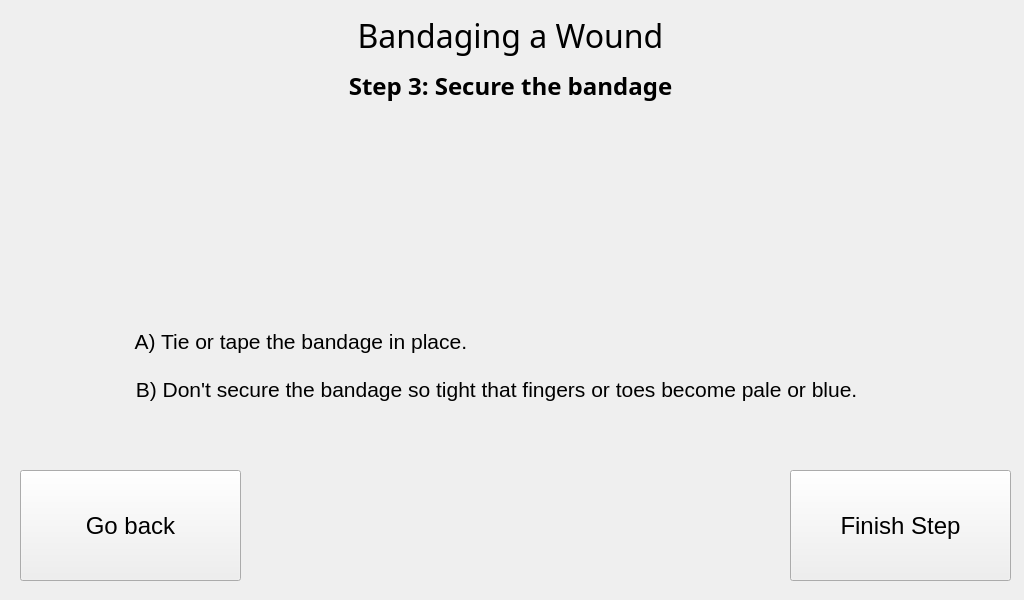
<?xml version="1.0" encoding="UTF-8"?>
<ui version="4.0">
 <class>MainWindow</class>
 <widget class="QMainWindow" name="MainWindow">
  <property name="geometry">
   <rect>
    <x>0</x>
    <y>0</y>
    <width>1024</width>
    <height>600</height>
   </rect>
  </property>
  <property name="minimumSize">
   <size>
    <width>1024</width>
    <height>600</height>
   </size>
  </property>
  <property name="maximumSize">
   <size>
    <width>1024</width>
    <height>600</height>
   </size>
  </property>
  <property name="windowTitle">
   <string>Step 3 Procedure</string>
  </property>
  <widget class="QWidget" name="centralwidget">
   <widget class="QLabel" name="TITLE">
    <property name="geometry">
     <rect>
      <x>0</x>
      <y>0</y>
      <width>1021</width>
      <height>71</height>
     </rect>
    </property>
    <property name="font">
     <font>
      <family>Unispace</family>
      <pointsize>24</pointsize>
     </font>
    </property>
    <property name="text">
     <string>Bandaging a Wound</string>
    </property>
    <property name="alignment">
     <set>Qt::AlignCenter</set>
    </property>
   </widget>
   <widget class="QLabel" name="TITLE_2">
    <property name="geometry">
     <rect>
      <x>310</x>
      <y>70</y>
      <width>401</width>
      <height>31</height>
     </rect>
    </property>
    <property name="font">
     <font>
      <family>Unispace</family>
      <pointsize>18</pointsize>
      <weight>75</weight>
      <bold>true</bold>
     </font>
    </property>
    <property name="text">
     <string>Step 3: Secure the bandage</string>
    </property>
    <property name="alignment">
     <set>Qt::AlignCenter</set>
    </property>
   </widget>
   <widget class="QLabel" name="TITLE_3">
    <property name="geometry">
     <rect>
      <x>410</x>
      <y>130</y>
      <width>201</width>
      <height>141</height>
     </rect>
    </property>
    <property name="font">
     <font>
      <family>Unispace</family>
      <pointsize>16</pointsize>
      <weight>75</weight>
      <bold>true</bold>
     </font>
    </property>
    <property name="text">
     <string/>
    </property>
    <property name="pixmap">
     <pixmap>../3rd step bandagign a wound.jpg</pixmap>
    </property>
    <property name="alignment">
     <set>Qt::AlignCenter</set>
    </property>
   </widget>
   <widget class="QLabel" name="label">
    <property name="geometry">
     <rect>
      <x>130</x>
      <y>290</y>
      <width>761</width>
      <height>151</height>
     </rect>
    </property>
    <property name="font">
     <font>
      <pointsize>16</pointsize>
     </font>
    </property>
    <property name="text">
     <string> A) Tie or tape the bandage in place.

 B) Don't secure the bandage so tight that fingers or toes become pale or blue.</string>
    </property>
   </widget>
   <widget class="QPushButton" name="pushButton">
    <property name="geometry">
     <rect>
      <x>790</x>
      <y>470</y>
      <width>221</width>
      <height>111</height>
     </rect>
    </property>
    <property name="font">
     <font>
      <pointsize>18</pointsize>
     </font>
    </property>
    <property name="text">
     <string>Finish Step</string>
    </property>
   </widget>
   <widget class="QPushButton" name="pushButton_3">
    <property name="geometry">
     <rect>
      <x>20</x>
      <y>470</y>
      <width>221</width>
      <height>111</height>
     </rect>
    </property>
    <property name="font">
     <font>
      <pointsize>18</pointsize>
     </font>
    </property>
    <property name="text">
     <string>Go back</string>
    </property>
   </widget>
  </widget>
 </widget>
 <resources/>
 <connections/>
</ui>
